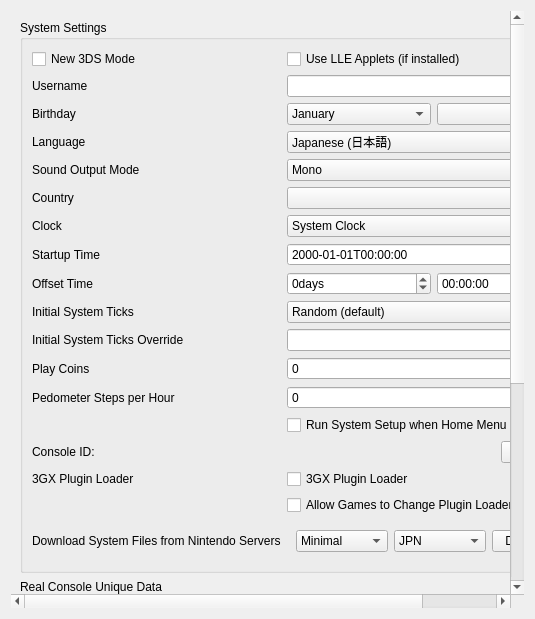
<?xml version="1.0" encoding="UTF-8"?>
<ui version="4.0">
 <class>ConfigureSystem</class>
 <widget class="QWidget" name="ConfigureSystem">
  <property name="geometry">
   <rect>
    <x>0</x>
    <y>0</y>
    <width>535</width>
    <height>619</height>
   </rect>
  </property>
  <property name="windowTitle">
   <string>Form</string>
  </property>
  <layout class="QVBoxLayout" name="verticalLayout_scrollbar">
   <item>
    <widget class="QScrollArea" name="scrollArea">
     <property name="minimumSize">
      <size>
       <width>0</width>
       <height>480</height>
      </size>
     </property>
     <property name="frameShape">
      <enum>QFrame::NoFrame</enum>
     </property>
     <property name="lineWidth">
      <number>1</number>
     </property>
     <property name="widgetResizable">
      <bool>true</bool>
     </property>
     <widget class="QWidget" name="scrollAreaWidgetContents">
      <property name="geometry">
       <rect>
        <x>0</x>
        <y>0</y>
        <width>422</width>
        <height>500</height>
       </rect>
      </property>
      <layout class="QHBoxLayout" name="horizontalLayout">
       <item>
        <layout class="QVBoxLayout" name="verticalLayout">
         <item>
          <widget class="QGroupBox" name="group_system_settings">
           <property name="title">
            <string>System Settings</string>
           </property>
           <layout class="QGridLayout" name="gridLayout">
            <item row="1" column="0">
             <widget class="QCheckBox" name="toggle_new_3ds">
              <property name="toolTip">
               <string>&lt;html&gt;&lt;head/&gt;&lt;body&gt;&lt;p&gt;The system model that Borked3DS will try to emulate.&lt;/p&gt;&lt;/body&gt;&lt;/html&gt;</string>
              </property>
              <property name="text">
               <string>New 3DS Mode</string>
              </property>
             </widget>
            </item>
            <item row="1" column="1">
             <widget class="QCheckBox" name="toggle_lle_applets">
              <property name="toolTip">
               <string>&lt;html&gt;&lt;head/&gt;&lt;body&gt;&lt;p&gt;Use the original 3DS OS software for emulation. For example, use the same keyboard screen as a 3DS when games request the software keyboard, rather than a popup.&lt;/p&gt;&lt;/body&gt;&lt;/html&gt;</string>
              </property>
              <property name="text">
               <string>Use LLE Applets (if installed)</string>
              </property>
             </widget>
            </item>
            <item row="2" column="1">
             <widget class="QLineEdit" name="edit_username">
              <property name="sizePolicy">
               <sizepolicy hsizetype="Preferred" vsizetype="Fixed">
                <horstretch>0</horstretch>
                <verstretch>0</verstretch>
               </sizepolicy>
              </property>
              <property name="maxLength">
               <number>10</number>
              </property>
             </widget>
            </item>
            <item row="2" column="0">
             <widget class="QLabel" name="label_username">
              <property name="text">
               <string>Username</string>
              </property>
             </widget>
            </item>
            <item row="3" column="0">
             <widget class="QLabel" name="label_birthday">
              <property name="text">
               <string>Birthday</string>
              </property>
             </widget>
            </item>
            <item row="3" column="1">
             <layout class="QHBoxLayout" name="horizontalLayout_birthday2">
              <item>
               <widget class="QComboBox" name="combo_birthmonth">
                <item>
                 <property name="text">
                  <string>January</string>
                 </property>
                </item>
                <item>
                 <property name="text">
                  <string>February</string>
                 </property>
                </item>
                <item>
                 <property name="text">
                  <string>March</string>
                 </property>
                </item>
                <item>
                 <property name="text">
                  <string>April</string>
                 </property>
                </item>
                <item>
                 <property name="text">
                  <string>May</string>
                 </property>
                </item>
                <item>
                 <property name="text">
                  <string>June</string>
                 </property>
                </item>
                <item>
                 <property name="text">
                  <string>July</string>
                 </property>
                </item>
                <item>
                 <property name="text">
                  <string>August</string>
                 </property>
                </item>
                <item>
                 <property name="text">
                  <string>September</string>
                 </property>
                </item>
                <item>
                 <property name="text">
                  <string>October</string>
                 </property>
                </item>
                <item>
                 <property name="text">
                  <string>November</string>
                 </property>
                </item>
                <item>
                 <property name="text">
                  <string>December</string>
                 </property>
                </item>
               </widget>
              </item>
              <item>
               <widget class="QComboBox" name="combo_birthday"/>
              </item>
             </layout>
            </item>
            <item row="4" column="0">
             <widget class="QLabel" name="label_language">
              <property name="text">
               <string>Language</string>
              </property>
             </widget>
            </item>
            <item row="4" column="1">
             <widget class="QComboBox" name="combo_language">
              <property name="toolTip">
               <string>&lt;html&gt;&lt;head/&gt;&lt;body&gt;&lt;p&gt;Note: This can be overridden when region setting is 'Auto-select'.&lt;/p&gt;&lt;/body&gt;&lt;/html&gt;</string>
              </property>
              <item>
               <property name="text">
                <string>Japanese (日本語)</string>
               </property>
              </item>
              <item>
               <property name="text">
                <string>English (default)</string>
               </property>
              </item>
              <item>
               <property name="text">
                <string>French (français)</string>
               </property>
              </item>
              <item>
               <property name="text">
                <string>German (Deutsch)</string>
               </property>
              </item>
              <item>
               <property name="text">
                <string>Italian (italiano)</string>
               </property>
              </item>
              <item>
               <property name="text">
                <string>Spanish (español)</string>
               </property>
              </item>
              <item>
               <property name="text">
                <string>Simplified Chinese (简体中文)</string>
               </property>
              </item>
              <item>
               <property name="text">
                <string>Korean (한국어)</string>
               </property>
              </item>
              <item>
               <property name="text">
                <string>Dutch (Nederlands)</string>
               </property>
              </item>
              <item>
               <property name="text">
                <string>Portuguese (português)</string>
               </property>
              </item>
              <item>
               <property name="text">
                <string>Russian (Русский)</string>
               </property>
              </item>
              <item>
               <property name="text">
                <string>Traditional Chinese (正體中文)</string>
               </property>
              </item>
             </widget>
            </item>
            <item row="5" column="0">
             <widget class="QLabel" name="label_sound">
              <property name="text">
               <string>Sound Output Mode</string>
              </property>
             </widget>
            </item>
            <item row="5" column="1">
             <widget class="QComboBox" name="combo_sound">
              <item>
               <property name="text">
                <string>Mono</string>
               </property>
              </item>
              <item>
               <property name="text">
                <string>Stereo (default)</string>
               </property>
              </item>
              <item>
               <property name="text">
                <string>Surround</string>
               </property>
              </item>
             </widget>
            </item>
            <item row="6" column="0">
             <widget class="QLabel" name="label_country">
              <property name="text">
               <string>Country</string>
              </property>
             </widget>
            </item>
            <item row="6" column="1">
             <widget class="QComboBox" name="combo_country"/>
            </item>
            <item row="7" column="0">
             <widget class="QLabel" name="label_init_clock">
              <property name="toolTip">
               <string>&lt;html&gt;&lt;head/&gt;&lt;body&gt;&lt;p&gt;Set the emulated 3DS clock to either reflect that of your device or start at a simulated date and time.&lt;/p&gt;&lt;p&gt;If the clock is set to 'Simulated Clock', this changes the fixed date and time to start at.&lt;/p&gt;&lt;/body&gt;&lt;/html&gt;</string>
              </property>
              <property name="text">
               <string>Clock</string>
              </property>
             </widget>
            </item>
            <item row="7" column="1">
             <widget class="QComboBox" name="combo_init_clock">
              <item>
               <property name="text">
                <string>System Clock</string>
               </property>
              </item>
              <item>
               <property name="text">
                <string>Simulated Clock</string>
               </property>
              </item>
             </widget>
            </item>
            <item row="8" column="0">
             <widget class="QLabel" name="label_init_time">
              <property name="text">
               <string>Startup Time</string>
              </property>
             </widget>
            </item>
            <item row="8" column="1">
             <widget class="QDateTimeEdit" name="edit_init_time">
              <property name="displayFormat">
               <string>yyyy-MM-ddTHH:mm:ss</string>
              </property>
             </widget>
            </item>
            <item row="9" column="0">
             <widget class="QLabel" name="label_init_time_offset">
              <property name="toolTip">
               <string>&lt;html&gt;&lt;head/&gt;&lt;body&gt;&lt;p&gt;Displace the system time by days, hours, minutes, or seconds.&lt;/p&gt;&lt;/body&gt;&lt;/html&gt;</string>
              </property>
              <property name="text">
               <string>Offset Time</string>
              </property>
             </widget>
            </item>
            <item row="9" column="1">
             <layout class="QGridLayout" name="edit_init_time_offset_grid">
              <item row="0" column="0">
               <widget class="QSpinBox" name="edit_init_time_offset_days">
                <property name="suffix">
                 <string>days</string>
                </property>
                <property name="minimum">
                 <number>-2147483648</number>
                </property>
                <property name="maximum">
                 <number>2147483647</number>
                </property>
               </widget>
              </item>
              <item row="0" column="1">
               <widget class="QTimeEdit" name="edit_init_time_offset_time">
                <property name="displayFormat">
                 <string>HH:mm:ss</string>
                </property>
               </widget>
              </item>
             </layout>
            </item>
            <item row="10" column="0">
             <widget class="QLabel" name="label_init_ticks_type">
              <property name="toolTip">
               <string>&lt;html&gt;&lt;head/&gt;&lt;body&gt;&lt;p&gt;The system ticks count to use when Borked3DS starts. Simulates the amount of time the system ran before launching the game. This accounts for games that rely on the system tick to seed randomness.&lt;/p&gt;&lt;/body&gt;&lt;/html&gt;</string>
              </property>
              <property name="text">
               <string>Initial System Ticks</string>
              </property>
             </widget>
            </item>
            <item row="10" column="1">
             <widget class="QComboBox" name="combo_init_ticks_type">
              <item>
               <property name="text">
                <string>Random (default)</string>
               </property>
              </item>
              <item>
               <property name="text">
                <string>Fixed</string>
               </property>
              </item>
             </widget>
            </item>
            <item row="11" column="0">
             <widget class="QLabel" name="label_init_ticks_value">
              <property name="toolTip">
               <string>&lt;html&gt;&lt;head/&gt;&lt;body&gt;&lt;p&gt;The tick count to use when Initial System Ticks is set to Fixed.&lt;/p&gt;&lt;/body&gt;&lt;/html&gt;</string>
              </property>
              <property name="text">
               <string>Initial System Ticks Override</string>
              </property>
             </widget>
            </item>
            <item row="11" column="1">
             <widget class="QLineEdit" name="edit_init_ticks_value">
              <property name="sizePolicy">
               <sizepolicy hsizetype="Preferred" vsizetype="Fixed">
                <horstretch>0</horstretch>
                <verstretch>0</verstretch>
               </sizepolicy>
              </property>
              <property name="maxLength">
               <number>20</number>
              </property>
             </widget>
            </item>
            <item row="12" column="0">
             <widget class="QLabel" name="label_play_coins">
              <property name="text">
               <string>Play Coins</string>
              </property>
             </widget>
            </item>
            <item row="12" column="1">
             <widget class="QSpinBox" name="spinBox_play_coins">
              <property name="maximum">
               <number>300</number>
              </property>
             </widget>
            </item>
            <item row="13" column="0">
              <widget class="QLabel" name="label_steps_per_hour">
                <property name="toolTip">
                 <string>&lt;html&gt;&lt;head/&gt;&lt;body&gt;&lt;p&gt;Number of steps per hour reported by the pedometer. Range from 0 to 65,535.&lt;/p&gt;&lt;/body&gt;&lt;/html&gt;</string>
                </property>
                <property name="text">
                  <string>Pedometer Steps per Hour</string>
                </property>
              </widget>
            </item>
            <item row="13" column="1">
              <widget class="QSpinBox" name="spinBox_steps_per_hour">
                <property name="maximum">
                  <number>9999</number>
                </property>
              </widget>
            </item>
            <item row="14" column="1">
             <widget class="QCheckBox" name="toggle_system_setup">
              <property name="text">
               <string>Run System Setup when Home Menu is Launched</string>
              </property>
             </widget>
            </item>
            <item row="15" column="0">
             <widget class="QLabel" name="label_console_id">
              <property name="text">
               <string>Console ID:</string>
              </property>
             </widget>
            </item>
            <item row="15" column="1">
             <widget class="QPushButton" name="button_regenerate_console_id">
              <property name="sizePolicy">
               <sizepolicy hsizetype="Fixed" vsizetype="Fixed">
                <horstretch>0</horstretch>
                <verstretch>0</verstretch>
               </sizepolicy>
              </property>
              <property name="layoutDirection">
               <enum>Qt::RightToLeft</enum>
              </property>
              <property name="text">
               <string>Regenerate</string>
              </property>
             </widget>
            </item>
            <item row="16" column="0">
             <widget class="QLabel" name="label_plugin_loader">
              <property name="text">
               <string>3GX Plugin Loader</string>
              </property>
             </widget>
            </item>
            <item row="16" column="1">
             <widget class="QCheckBox" name="plugin_loader">
              <property name="toolTip">
               <string>&lt;html&gt;&lt;head/&gt;&lt;body&gt;&lt;p&gt;Loads 3GX plugins from the emulated SD card if they are available.&lt;/p&gt;&lt;/body&gt;&lt;/html&gt;</string>
              </property>
              <property name="text">
               <string>3GX Plugin Loader</string>
              </property>
             </widget>
            </item>
            <item row="17" column="1">
             <widget class="QCheckBox" name="allow_plugin_loader">
              <property name="toolTip">
               <string>&lt;html&gt;&lt;head/&gt;&lt;body&gt;&lt;p&gt;Allows homebrew apps to enable the plugin loader even when it is disabled.&lt;/p&gt;&lt;/body&gt;&lt;/html&gt;</string>
              </property>
              <property name="text">
               <string>Allow Games to Change Plugin Loader State</string>
              </property>
             </widget>
            </item>
            <item row="18" column="0">
             <widget class="QLabel" name="label_nus_download">
              <property name="text">
               <string>Download System Files from Nintendo Servers</string>
              </property>
             </widget>
            </item>
            <item row="18" column="1">
             <widget class="QWidget" name="body_nus_download">
              <layout class="QHBoxLayout" name="horizontalLayout_nus_download">
               <item>
                <widget class="QComboBox" name="combo_download_set">
                 <item>
                  <property name="text">
                   <string>Minimal</string>
                  </property>
                 </item>
                 <item>
                  <property name="text">
                   <string>Old 3DS</string>
                  </property>
                 </item>
                 <item>
                  <property name="text">
                   <string>New 3DS</string>
                  </property>
                 </item>
                </widget>
               </item>
               <item>
                <widget class="QComboBox" name="combo_download_region">
                 <item>
                  <property name="text">
                   <string>JPN</string>
                  </property>
                 </item>
                 <item>
                  <property name="text">
                   <string>USA</string>
                  </property>
                 </item>
                 <item>
                  <property name="text">
                   <string>EUR</string>
                  </property>
                 </item>
                 <item>
                  <property name="text">
                   <string>AUS</string>
                  </property>
                 </item>
                 <item>
                  <property name="text">
                   <string>CHN</string>
                  </property>
                 </item>
                 <item>
                  <property name="text">
                   <string>KOR</string>
                  </property>
                 </item>
                 <item>
                  <property name="text">
                   <string>TWN</string>
                  </property>
                 </item>
                </widget>
               </item>
               <item>
                <widget class="QPushButton" name="button_start_download">
                 <property name="sizePolicy">
                  <sizepolicy hsizetype="Fixed" vsizetype="Fixed">
                   <horstretch>0</horstretch>
                   <verstretch>0</verstretch>
                  </sizepolicy>
                 </property>
                 <property name="layoutDirection">
                  <enum>Qt::RightToLeft</enum>
                 </property>
                 <property name="text">
                  <string>Download</string>
                 </property>
                </widget>
               </item>
              </layout>
             </widget>
            </item>
           </layout>
          </widget>
         </item>
         <item>
          <widget class="QGroupBox" name="group_real_console_unique_data">
           <property name="title">
            <string>Real Console Unique Data</string>
           </property>
           <layout class="QGridLayout" name="gridLayout1">
            <item row="1" column="0">
             <widget class="QLabel" name="label_secure_info">
              <property name="text">
               <string>SecureInfo_A/B</string>
              </property>
             </widget>
            </item>
            <item row="1" column="1">
             <widget class="QWidget" name="secure_info">
              <layout class="QHBoxLayout" name="horizontalLayout_secure_info">
               <item>
                <widget class="QLabel" name="label_secure_info_status">
                 <property name="text">
                  <string/>
                 </property>
                </widget>
               </item>
               <item>
                <widget class="QPushButton" name="button_secure_info">
                 <property name="sizePolicy">
                  <sizepolicy hsizetype="Fixed" vsizetype="Fixed">
                   <horstretch>0</horstretch>
                   <verstretch>0</verstretch>
                  </sizepolicy>
                 </property>
                 <property name="layoutDirection">
                  <enum>Qt::RightToLeft</enum>
                 </property>
                 <property name="text">
                  <string>Choose</string>
                 </property>
                </widget>
               </item>
              </layout>
             </widget>
            </item>
            <item row="2" column="0">
             <widget class="QLabel" name="label_friend_code_seed">
              <property name="text">
               <string>LocalFriendCodeSeed_A/B</string>
              </property>
             </widget>
            </item>
            <item row="2" column="1">
             <widget class="QWidget" name="friend_code_seed">
              <layout class="QHBoxLayout" name="horizontalLayout_friend_code_seed">
               <item>
                <widget class="QLabel" name="label_friend_code_seed_status">
                 <property name="text">
                  <string/>
                 </property>
                </widget>
               </item>
               <item>
                <widget class="QPushButton" name="button_friend_code_seed">
                 <property name="sizePolicy">
                  <sizepolicy hsizetype="Fixed" vsizetype="Fixed">
                   <horstretch>0</horstretch>
                   <verstretch>0</verstretch>
                  </sizepolicy>
                 </property>
                 <property name="layoutDirection">
                  <enum>Qt::RightToLeft</enum>
                 </property>
                 <property name="text">
                  <string>Choose</string>
                 </property>
                </widget>
               </item>
              </layout>
             </widget>
            </item>
            <item row="3" column="0">
             <widget class="QLabel" name="label_otp">
              <property name="text">
               <string>OTP</string>
              </property>
             </widget>
            </item>
            <item row="3" column="1">
             <widget class="QWidget" name="widget_otp">
              <layout class="QHBoxLayout" name="horizontalLayout_otp">
               <item>
                <widget class="QLabel" name="label_otp_status">
                 <property name="text">
                  <string/>
                 </property>
                </widget>
               </item>
               <item>
                <widget class="QPushButton" name="button_otp">
                 <property name="sizePolicy">
                  <sizepolicy hsizetype="Fixed" vsizetype="Fixed">
                   <horstretch>0</horstretch>
                   <verstretch>0</verstretch>
                  </sizepolicy>
                 </property>
                 <property name="layoutDirection">
                  <enum>Qt::RightToLeft</enum>
                 </property>
                 <property name="text">
                  <string>Choose</string>
                 </property>
                </widget>
               </item>
              </layout>
             </widget>
            </item>
            <item row="4" column="0">
             <widget class="QLabel" name="label_movable">
              <property name="text">
               <string>movable.sed</string>
              </property>
             </widget>
            </item>
            <item row="4" column="1">
             <widget class="QWidget" name="widget_movable">
              <layout class="QHBoxLayout" name="horizontalLayout_movable">
               <item>
                <widget class="QLabel" name="label_movable_status">
                 <property name="text">
                  <string/>
                 </property>
                </widget>
               </item>
               <item>
                <widget class="QPushButton" name="button_movable">
                 <property name="sizePolicy">
                  <sizepolicy hsizetype="Fixed" vsizetype="Fixed">
                   <horstretch>0</horstretch>
                   <verstretch>0</verstretch>
                  </sizepolicy>
                 </property>
                 <property name="layoutDirection">
                  <enum>Qt::RightToLeft</enum>
                 </property>
                 <property name="text">
                  <string>Choose</string>
                 </property>
                </widget>
               </item>
              </layout>
             </widget>
            </item>
            <item row="5" column="0">
             <widget class="QLabel" name="label_ct_cert">
              <property name="text">
               <string>CTCert</string>
              </property>
             </widget>
            </item>
            <item row="5" column="1">
             <widget class="QWidget" name="ct_cert">
              <layout class="QHBoxLayout" name="horizontalLayout_ct_cert">
               <item>
                <widget class="QLabel" name="label_ct_cert_status">
                 <property name="text">
                  <string/>
                 </property>
                </widget>
               </item>
               <item>
                <widget class="QPushButton" name="button_ct_cert">
                 <property name="sizePolicy">
                  <sizepolicy hsizetype="Fixed" vsizetype="Fixed">
                   <horstretch>0</horstretch>
                   <verstretch>0</verstretch>
                  </sizepolicy>
                 </property>
                 <property name="layoutDirection">
                  <enum>Qt::RightToLeft</enum>
                 </property>
                 <property name="text">
                  <string>Choose</string>
                 </property>
                </widget>
               </item>
              </layout>
             </widget>
            </item>
           </layout>
          </widget>
         </item>
         <item>
          <widget class="QLabel" name="label_disable_info">
           <property name="text">
            <string>System settings are available only when game is not running.</string>
           </property>
           <property name="wordWrap">
            <bool>true</bool>
           </property>
          </widget>
         </item>
         <item>
          <spacer name="verticalSpacer">
           <property name="orientation">
            <enum>Qt::Vertical</enum>
           </property>
           <property name="sizeHint" stdset="0">
            <size>
             <width>20</width>
             <height>40</height>
            </size>
           </property>
          </spacer>
         </item>
        </layout>
       </item>
      </layout>
     </widget>
    </widget>
   </item>
  </layout>
 </widget>
 <tabstops>
  <tabstop>toggle_new_3ds</tabstop>
  <tabstop>edit_username</tabstop>
  <tabstop>combo_birthmonth</tabstop>
  <tabstop>combo_birthday</tabstop>
  <tabstop>combo_language</tabstop>
  <tabstop>combo_sound</tabstop>
  <tabstop>combo_country</tabstop>
  <tabstop>combo_init_clock</tabstop>
  <tabstop>edit_init_time</tabstop>
  <tabstop>spinBox_play_coins</tabstop>
  <tabstop>spinBox_steps_per_hour</tabstop>
  <tabstop>button_regenerate_console_id</tabstop>
 </tabstops>
 <resources/>
 <connections/>
</ui>
